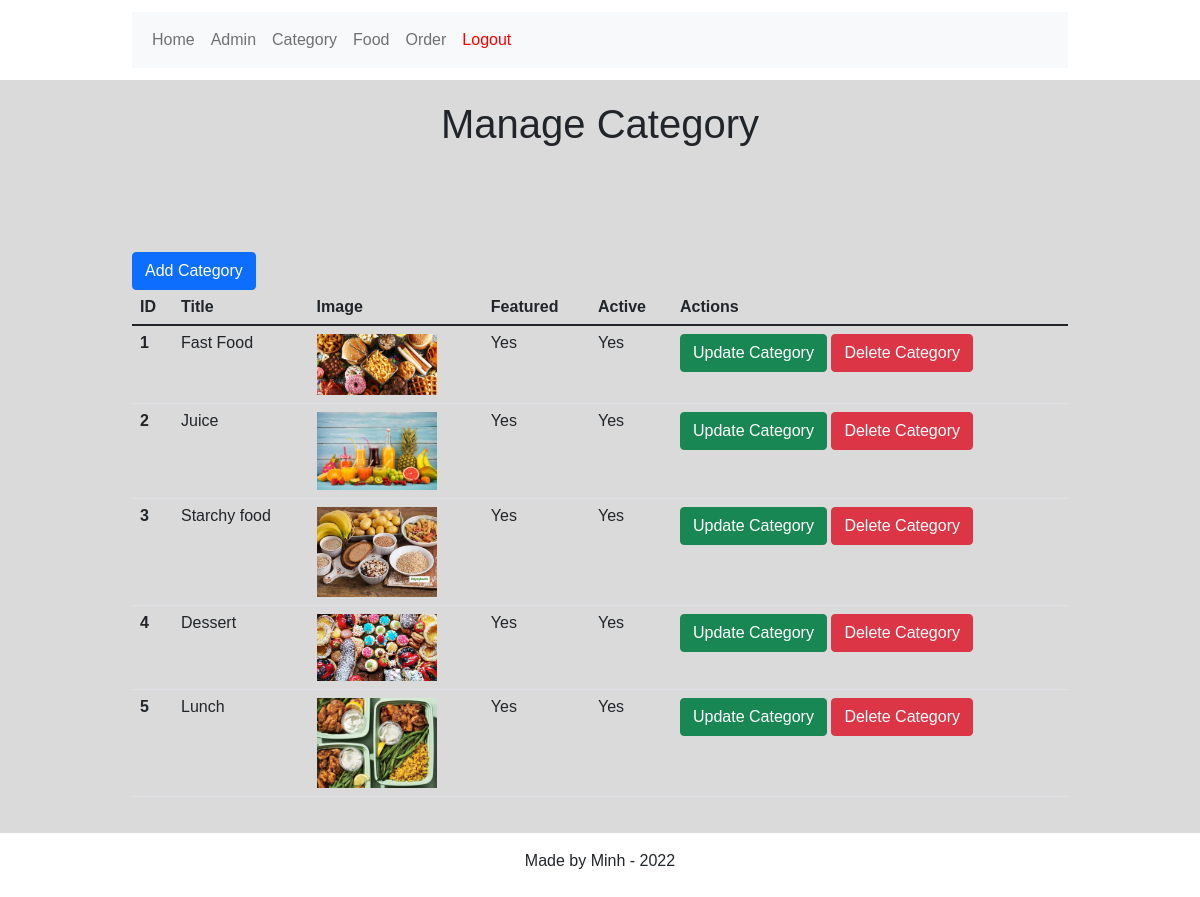
The page /admin/manage-category.php (signed in) on the database its author committed.
### tables this page shows
CREATE TABLE `category_table` (
  `id` int(10) UNSIGNED NOT NULL,
  `title` varchar(100) NOT NULL,
  `img` varchar(255) NOT NULL,
  `featured` varchar(10) NOT NULL,
  `active` varchar(10) NOT NULL
);

### admin/manage-category.php (the view, shortened to what this page needs)
<?php
    include('partials/menu.php');
?>
    <div class="main-content pt-2 pb-2">
        <div class="wrapper">
            <h1 class="text-center">Manage Category</h1>
            <br><br>
            <br><br>
            <a href="add-category.php" class="btn btn-primary">Add Category</a>
            <br>
            <table class="table">
                <thead>
                    <tr>
                        <th scope="col">ID</th>
                        <th scope="col">Title</th>
                        <th scope="col">Image</th>
                        <th scope="col">Featured</th>
                        <th scope="col">Active</th>
                        <th scope="col">Actions</th>
                    </tr>
                </thead>
                <?php
                    $sql = "SELECT * FROM category_table";
                    $res = mysqli_query($conn, $sql);
                    $temp = 1;
                    $count = mysqli_num_rows($res);
                    if($count > 0){
                        while($row = mysqli_fetch_assoc($res)){
                            $id = $row['id'];
                            $title = $row['title'];
                            $image_name = $row['img'];
                            $featured = $row['featured'];
                            $active = $row['active'];
                            ?>
                                <tr>
                                    <th><?php echo $temp++; ?></th>
                                    <td><?php echo $title; ?></td>
                                    <td>
                                        <?php
                                            if($image_name != ""){
                                                ?>
                                                    <img style="width: 120px;" src="<?php echo SITEURL; ?>images/category/<?php echo $image_name;  ?>">
                                                <?php
                                            } else {
                                                echo "<div class='alert alert-warning'> Image error. </div>";
                                            }
                                         ?>
                                    </td>
                                    <td><?php echo $featured; ?></td>
                                    <td><?php echo $active; ?></td>
                                    <td>
                                        <a class="btn btn-success"
                                         href="<?php echo SITEURL; ?>admin/update-category.php?id=<?php echo $id; ?>">
                                            Update Category
                                        </a>
                                        <a class="btn btn-danger"
                                         href="<?php echo SITEURL; ?>admin/delete-category.php?id=<?php echo $id; ?>&img=<?php echo $image_name; ?>">
                                            Delete Category
                                        </a>
                                    </td>
                                </tr>
                            <?php
                        }
                    } else {
                        ?>
                        <tr>
                            <td colspan="6"><div class="alert alert-warning">No Category Added</div></td>
                        </tr>
                        <?php
                    }
                ?>
            </table>
        </div>
    </div>
<?php
    include('partials/footer.php');
?>

### admin/partials/menu.php (shortened to what this page needs)
<html>
    <head>
        <link href="https://cdn.jsdelivr.net/npm/bootstrap@5.1.3/dist/css/bootstrap.min.css" rel="stylesheet">
        <link rel="stylesheet" href="../css/admin.css">
    </head>
    <body>
        <div class="menu">
            <div class="wrapper">
                <nav class="navbar navbar-expand-lg navbar-light bg-light">
                    <div class="container-fluid">
                        <div class="collapse navbar-collapse" id="navbarNavAltMarkup">
                        <div class="navbar-nav">
                            <a class="nav-link" href="index.php">Home</a>
                            <a class="nav-link" href="manage-admin.php">Admin</a>
                            <a class="nav-link" href="manage-category.php">Category</a>
                            <a class="nav-link" href="manage-food.php">Food</a>
                            <a class="nav-link" href="manage-order.php">Order</a>
                            <a style="color: red;" class="nav-link" href="logout.php">Logout</a>
                        </div>
                        </div>
                    </div>
                </nav>
            </div>
        </div>

### admin/partials/footer.php
<div class="footer mt-1">
            <div class="wrapper">
                <p class="text-center">
                    Made by Minh - 2022
                </p>
            </div>
        </div>
    </body>
</html>

### css/admin.css (style rules this page uses)
* { margin: 0; padding: 0; font-family: Arial, Helvetica, sans-serif; }
.wrapper { padding: 1%; width: 80%; margin: 0 auto; }
.text-center { text-align: center; }
.main-content { background-color: #dadada; }

### rows shown on the page
category_table: title "Fast Food", img (picture), featured "Yes", active "Yes"
category_table: title "Juice", img (picture), featured "Yes", active "Yes"
category_table: title "Starchy food", img (picture), featured "Yes", active "Yes"
category_table: title "Dessert", img (picture), featured "Yes", active "Yes"
category_table: title "Lunch", img (picture), featured "Yes", active "Yes"
